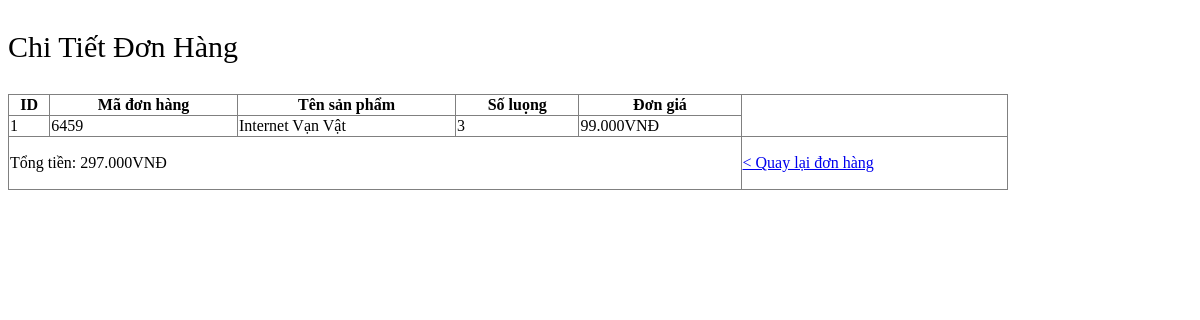
/admincp/modules/quanlydonhang/xemdonhang.php?code=6459, run on the app's committed database.
### tables this page shows
CREATE TABLE `cart_details` (
  `id_details` int(11) NOT NULL,
  `code_cart` varchar(20) NOT NULL,
  `id_sanpham` int(10) NOT NULL,
  `soluongmua` int(20) NOT NULL
);

CREATE TABLE `san_pham` (
  `id_sanpham` int(11) NOT NULL,
  `tensanpham` varchar(300) NOT NULL,
  `masp` varchar(100) NOT NULL,
  `giasp` varchar(100) NOT NULL,
  `soluong` int(11) NOT NULL,
  `hinhanh` varchar(50) NOT NULL,
  `tomtat` tinytext NOT NULL,
  `noidung` text NOT NULL,
  `tinhtrang` int(11) NOT NULL,
  `id_danhmuc` int(11) NOT NULL
);

### admincp/modules/quanlydonhang/xemdonhang.php (the view, shortened to what this page needs)
<!DOCTYPE html>
<html lang="en">
<head>
    <link rel="stylesheet" type="text/css" href="modules/quanlydonhang/quanlydh.css">
</head>
<body>
<p class="lkdonhang">Chi Tiết Đơn Hàng</p>
<?php
    $code = $_GET['code'];
    $sql_lietke_dh = "SELECT * FROM cart_details,san_pham WHERE cart_details.id_sanpham=san_pham.id_sanpham AND cart_details.code_cart='".$code."' ORDER BY cart_details.id_details DESC";
    $query_lietke_dh= mysqli_query($mysqli,$sql_lietke_dh);
?>
<table class="lietkedh"  border="1" >
  <tr>
    <th>ID</th>
    <th>Mã đơn hàng</th>
    <th>Tên sản phẩm</th>
    <th>Số luọng</th>
    <th>Đơn giá</th>
  </tr>
  <?php
  $i = 0;
  $tongtien = 0;
  while($row = mysqli_fetch_array($query_lietke_dh)){
      $i++;
      $tongtien = $row['giasp']*$row['soluongmua'];
  ?>
  <tr>
      <td><?php echo $i  ?></td>
      <td><?php echo $row['code_cart']  ?></td>
      <td><?php echo $row['tensanpham']  ?></td>
      <td><?php echo $row['soluongmua']  ?></td>
      <td><?php echo number_format( $row['giasp'],0,',','.').'VNĐ'  ?></td>
  </tr>
  <?php
  }
  ?>
  <tr>
    <td colspan="5">
          <p>Tổng tiền: <?php echo number_format($tongtien,0,',','.').'VNĐ'  ?></p>
    </td>
    <td >
          <a href="index.php?action=quanlydonhang&query=lietke"> < Quay lại đơn hàng</a>
    </td>
  </tr>
</table>
</body>
</html>

### admincp/modules/quanlydonhang/quanlydh.css (style rules this page uses)
table.lietkedh { border-collapse: collapse; width: 1000px; }
p.lkdonhang { font-size: 30px; }

### data on the page
cart_details: code_cart "6459", id_sanpham.tensanpham "Internet Vạn Vật", soluongmua "3", id_sanpham.giasp "99.000", tongtien "297.000"
